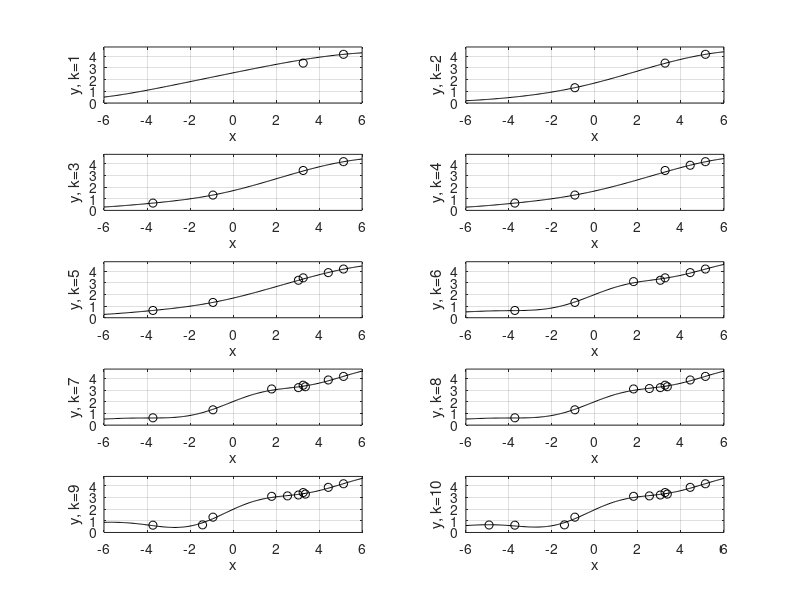
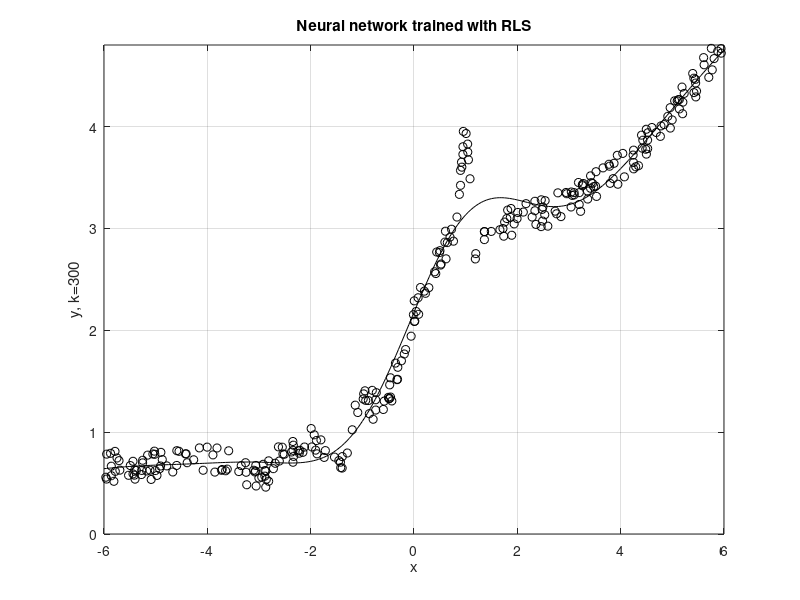

Write the MATLAB code that produced these figures, in order.
%%%%%%%%%%%%%%%%%%%%%%%%%%%%%%%%%%%%%%%%%%%%%%%%%%%%%%%%%%%%%%%%
% For training two-layer perceptrons using recursive least squares
%
% By: Kevin Passino
% Version: 3/12/99
%%%%%%%%%%%%%%%%%%%%%%%%%%%%%%%%%%%%%%%%%%%%%%%%%%%%%%%%%%%%%%%%

clear
figure(1)
clf             % Clear the figure that will be used

% First set the number of steps for the simulation

Nrls=301; % One more than the number of iterations you want
time=0:Nrls-1; % For use in plotting (notice that time starts at zero in the plots but
                         % and the index 1 corresponds to a time of zero
lambda=1; % Forgetting factor value

% Define the parameters for the phi function of the neural network
n1=25;
w(1,:)=ones(1,n1);
b=-6:0.5:6;

% Next, pick the initial conditions (the index 1 corresponds to k=0)

theta(:,1)=0*ones(n1+1,1);

% As another option you can run the batch least squares program and generate the
% best guess at theta then use it to initialize the RLS in the following manner:
%load variables theta26
%theta(:,1)=theta26;  % If you use this then you will get good approximation accuracy
                               % with very little adjustment from RLS
% Add some "noise" to the initialization so that it is not as good
%for i=1:n1+1
%	theta(i,1)=theta(i,1)+0.25*theta(i,1);
%end

alpha=100;

P(:,:,1)=alpha*eye(n1+1);

% Note that there is no need to initialize K

% Next, define the error that results from the initial choice of parameters:

x(1)=6*(-1+2*rand);  % Input data uniformly distributed on (-6,6)

z(1)=0.15*(rand-0.5)*2;  % Define the auxiliary variable
G(1)=exp(-50*(x(1)-1)^2)-0.5*exp(-100*(x(1)-1.2)^2)+atan(2*x(1))+2.15+...
0.2*exp(-10*(x(1)+1)^2)-0.25*exp(-20*(x(1)+1.5)^2)+0.1*exp(-10*(x(1)+2)^2)-0.2*exp(-10*(x(1)+3)^2);
if x(1) >= 0
	G(1)=G(1)+0.1*(x(1)-2)^2-0.4;
end
y(1)=G(1)+z(1); % Adds in the influence of the auxiliary variable

% Next, compute the estimator output

for j=1:n1
	phi(j,1)=inv(1+exp(-b(j)-w(1,j)*x(1)));
end

phi(n1+1,1)=1;

% The estimator output is:

yhat(1)=theta(:,1)'*phi(:,1); 

epsilon(1,1)=y(1)-yhat(1); % Define the estimation error 


% Next, start the estimator
	
for k=2:Nrls
	
	% First, generate data from the "unknown" function

	x(k)=6*(-1+2*rand);  % Input data uniformly distributed on (-6,6)

	z(k)=0.15*(rand-0.5)*2;  % Define the auxiliary variable
	G(k)=exp(-50*(x(k)-1)^2)-0.5*exp(-100*(x(k)-1.2)^2)+atan(2*x(k))+2.15+...
	0.2*exp(-10*(x(k)+1)^2)-0.25*exp(-20*(x(k)+1.5)^2)+0.1*exp(-10*(x(k)+2)^2)-0.2*exp(-10*(x(k)+3)^2);
	if x(k) >= 0
		G(k)=G(k)+0.1*(x(k)-2)^2-0.4;
	end
	y(k)=G(k)+z(k); % Adds in the influence of the auxiliary variable

	% Compute the phi vector
	
	for j=1:n1
		phi(j,k)=inv(1+exp(-b(j)-w(1,j)*x(k)));
	end

	phi(n1+1,k)=1;

	% Next, compute the RLS update
	
	K(:,k)=P(:,:,k-1)*phi(:,k)/(lambda+phi(:,k)'*P(:,:,k-1)*phi(:,k));
	theta(:,k)=theta(:,k-1)+K(:,k)*(y(k)-phi(:,k)'*theta(:,k-1));
	P(:,:,k)=(1/lambda)*(eye(size(P(:,:,k-1)))-K(:,k)*phi(:,k)')*P(:,:,k-1);
	
	yhat(k)=theta(:,k)'*phi(:,k);  % The current guess of the estimator
	epsilon(k,1)=y(k)-yhat(k);  % Compute the estimation error  (for plotting if you want)
	
	
if k <=11  % For the first 10 iterations plot the approximator mapping
	
% Next, compute the estimator mapping and plot it on the data

xt=-6:0.05:6;

for i=1:length(xt),
	for j=1:n1
		phit(j,i)=inv(1+exp(-b(j)-w(1,j)*xt(i)));
	end

	phit(n1+1,i)=1;

	Fmlp25(i)=theta(:,k)'*phit(:,i);
end

% Plot the estimator mapping after having k-1 pieces of training data

figure(1)
subplot(5,2,k-1)
plot(x,y,'ko',xt,Fmlp25,'k')
xlabel('x')
T=num2str(k-1);
T=strcat('y, k=',T);
ylabel(T)
grid
axis([-6 6 0 4.8])
hold on

end

end

% Next, plot the output of the last approximator obtained and the unknown function

% First, compute the approximator 

for i=1:length(xt),
        
        for j=1:n1
		phit(j,i)=inv(1+exp(-b(j)-w(1,j)*xt(i)));
	end

	phit(n1+1,i)=1;

	Fmlp25(i)=theta(:,k)'*phit(:,i);
end

% Next, plot

figure(2)
plot(x,y,'ko',xt,Fmlp25,'k')
xlabel('x')
T=num2str(k-1);
T=strcat('y, k=',T);
ylabel(T)
title('Neural network trained with RLS')
grid
axis([-6 6 0 4.8])


%%%%%%%%%%%%%%%%%%%%%%%%%%%%%%%%%%%%%
% End of program
%%%%%%%%%%%%%%%%%%%%%%%%%%%%%%%%%%%%%
